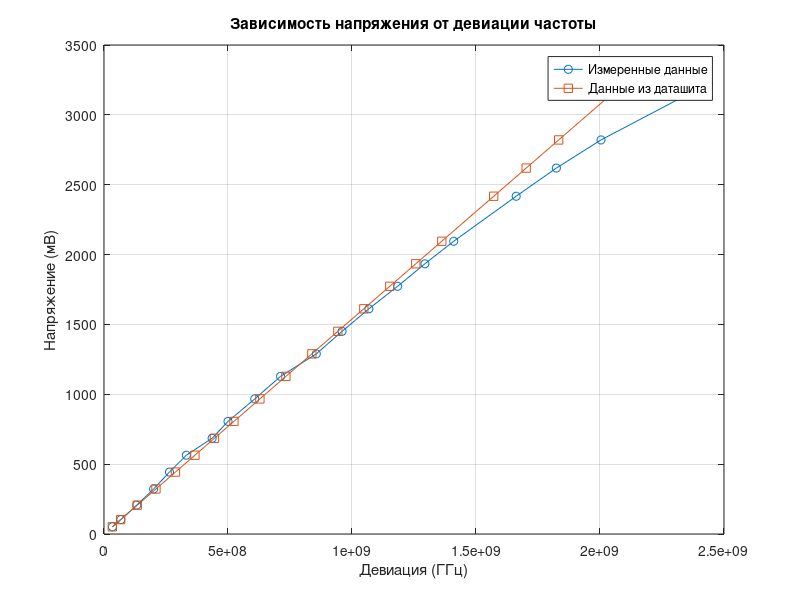

The MATLAB source for this figure:
V_my = [64 128 256 400 550 700 850 1000 1200 1400 1600 1800 2000 2200 2400 2600 3000 3250 3500 4000];
V_my = V_my*3300/4095; % преобразование значений АЦП в милливольты
f_div = [34 68 132 200 264 332 436 500 608 712 856 960 1068 1184 1294 1410 1662 1824 2004 2436]*10^6;
V_tune = 650*10^6; % МГц/В
f_datasheet = V_tune*V_my/1000;

figure(); % создание новой фигуры
plot(f_div, V_my, '-o'); % первый график
xlabel('Девиация (ГГц)');
ylabel('Напряжение (мВ)');
title('Зависимость напряжения от девиации частоты');
grid on;

hold on; % добавление второго графика на текущую фигуру
plot(f_datasheet, V_my, '-s'); % второй график
legend('Измеренные данные', 'Данные из даташита');